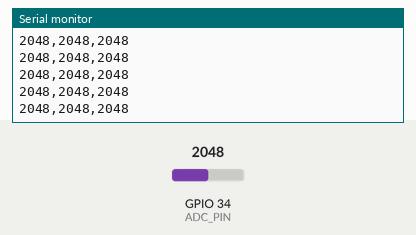
This sketch was run on a simulated ESP32. Shown: the last lines printed to the serial monitor. The inputs (shaded band) are chosen by the test bench; at power-on: GPIO 34 (ADC_PIN) = 2048.

Above: at 1.2 s.
1.3 s: GPIO 34 (ADC_PIN) set to 2866
At 2.0 s:
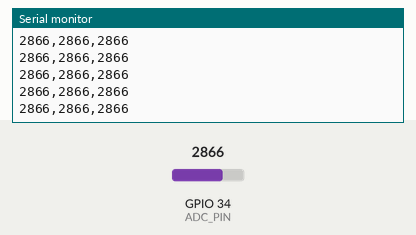
2.8 s: GPIO 34 (ADC_PIN) set to 3603
At 3.3 s:
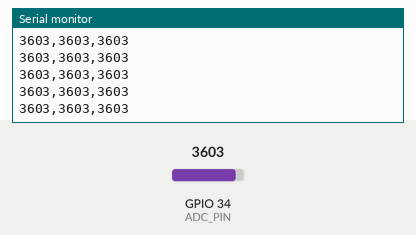
Timing chart, 0 to 5.8 s (numbered marks = the images above; inputs shaded):
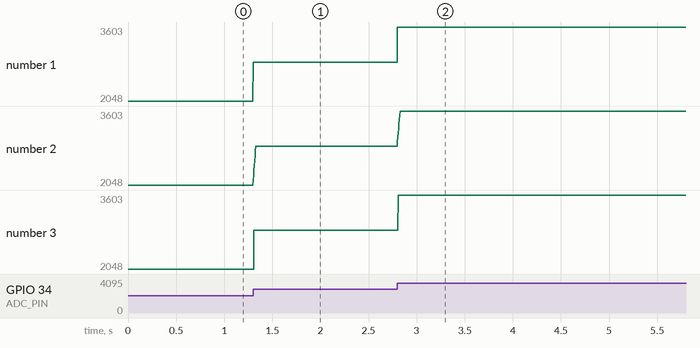

Measured:
- after the input at 1.3 s, the serial monitor: prints a new line at once (image 1)
- after the input at 2.8 s, the serial monitor: prints a new line at once (image 2)
- plotted number 1: 2048 → 2866 after the input at 1.3 s, 2866 → 3603 after the input at 2.8 s
- plotted number 2: 2048 → 2866 after the input at 1.3 s, 2866 → 3603 after the input at 2.8 s
- plotted number 3: 2048 → 2866 after the input at 1.3 s, 2866 → 3603 after the input at 2.8 s

The sketch:

ecg_step3_median.ino
```cpp
// ============================================================
//  5주차 디지털필터(시간영역) 실습
//  Step 3 — Median 필터 (교재 슬라이드 18)
// ------------------------------------------------------------
//  규칙 : 최근 N개를 크기순으로 정렬하고 정중앙 값을 출력 (N은 홀수)
//  차이 : Moving Average는 값의 크기를 그대로 반영 / Median은 순위만 보고 크기는 무시
//         → 스파이크는 정렬하면 맨 끝으로 밀려 선택되지 않는다
//  제거 조건 : 연속된 스파이크가 (N-1)/2 샘플 이하일 때만 완전히 제거
//              (N=3 → 1샘플, N=5 → 2샘플, N=7 → 3샘플)
//  출력 : "Raw,MA,Median"  → python/plot_step3_median.py
//
//  직접 해보기 (슬라이드 21) :
//     방법 A — 손을 짧게/길게 흔들거나 케이블을 톡 건드려 스파이크를 만들어 본다
//     방법 B — MED_N 을 3 · 5 · 7 로 바꿔 재업로드하고 제거 한계를 비교
// ============================================================

const int ADC_PIN = 34;   // GPIO34 (ADC1)

// ---------- Moving Average (Step 2와 동일, 이어서 사용) ----------
const int MA_N    = 8;
int  ma_buf[MA_N];
int  ma_idx   = 0;
bool ma_ready = false;

int moving_average(int x) {
  if (!ma_ready) {
    for (int i = 0; i < MA_N; i++) ma_buf[i] = x;
    ma_ready = true;
  }
  ma_buf[ma_idx] = x;
  ma_idx = (ma_idx + 1) % MA_N;
  int sum = 0;
  for (int i = 0; i < MA_N; i++) sum += ma_buf[i];
  return sum / MA_N;
}

// ---------- Median ----------
const int MED_N = 5;      // 창 크기(홀수) ← 21번에서 3/5/7로 바꿔 본다
int  med_buf[MED_N];      // 최근 N개(시간 순서 유지)
bool med_ready = false;

int median_filter(int x) {
  if (!med_ready) {                      // 처음 한 번만 첫 샘플로 채움
    for (int i = 0; i < MED_N; i++)
      med_buf[i] = x;
    med_ready = true;
  }
  for (int i = 0; i < MED_N - 1; i++)    // 한 칸씩 밀고
    med_buf[i] = med_buf[i + 1];
  med_buf[MED_N - 1] = x;                // 새 값 맨 뒤

  int s[MED_N];                          // 복사본만 정렬
  for (int i = 0; i < MED_N; i++)        // (원본을 정렬하면 시간 순서가 망가진다)
    s[i] = med_buf[i];
  for (int i = 0; i < MED_N; i++)
    for (int j = i + 1; j < MED_N; j++)
      if (s[i] > s[j]) {
        int t = s[i]; s[i] = s[j]; s[j] = t;
      }
  return s[MED_N / 2];                   // 정중앙 (N=5 → s[2])
}

void setup() {
  Serial.begin(115200);
}

void loop() {
  static unsigned long next = micros();
  if ((long)(micros() - next) >= 0) {
    next += 4000;                        // 250Hz
    int raw = analogRead(ADC_PIN);
    int ma  = moving_average(raw);
    int med = median_filter(raw);
    Serial.print(raw);  Serial.print(",");
    Serial.print(ma);   Serial.print(",");
    Serial.println(med);
  }
}
```
